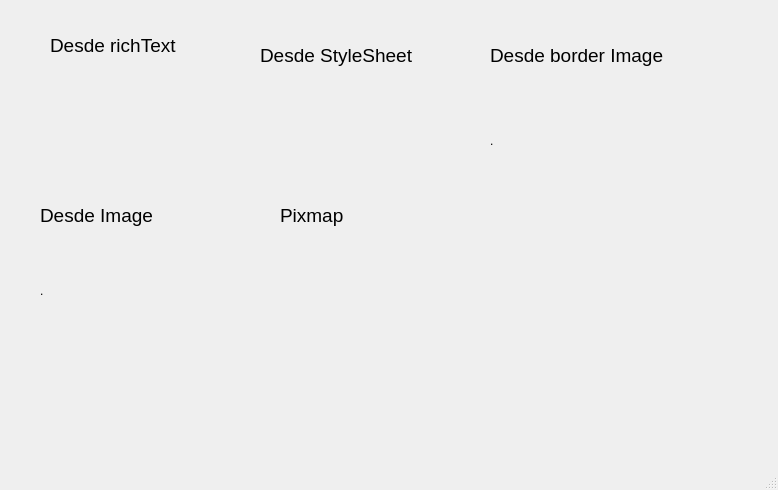
<?xml version="1.0" encoding="UTF-8"?>
<ui version="4.0">
 <class>MainWindow</class>
 <widget class="QMainWindow" name="MainWindow">
  <property name="geometry">
   <rect>
    <x>0</x>
    <y>0</y>
    <width>778</width>
    <height>490</height>
   </rect>
  </property>
  <property name="windowTitle">
   <string>MainWindow</string>
  </property>
  <widget class="QWidget" name="centralwidget">
   <widget class="QLabel" name="label">
    <property name="geometry">
     <rect>
      <x>50</x>
      <y>20</y>
      <width>131</width>
      <height>51</height>
     </rect>
    </property>
    <property name="text">
     <string>&lt;html&gt;&lt;head/&gt;&lt;body&gt;&lt;p&gt;&lt;span style=&quot; font-size:14pt;&quot;&gt;Desde richText&lt;/span&gt;&lt;/p&gt;&lt;/body&gt;&lt;/html&gt;</string>
    </property>
   </widget>
   <widget class="QLabel" name="label_2">
    <property name="geometry">
     <rect>
      <x>-120</x>
      <y>-50</y>
      <width>351</width>
      <height>231</height>
     </rect>
    </property>
    <property name="text">
     <string>&lt;html&gt;&lt;head/&gt;&lt;body&gt;&lt;p&gt;&lt;img src=&quot;:/Comic/580b57fbd9996e24bc43c080.png&quot;/&gt;&lt;/p&gt;&lt;/body&gt;&lt;/html&gt;</string>
    </property>
   </widget>
   <widget class="QLabel" name="label_4">
    <property name="geometry">
     <rect>
      <x>100</x>
      <y>-70</y>
      <width>361</width>
      <height>241</height>
     </rect>
    </property>
    <property name="styleSheet">
     <string notr="true">background-image: url(:/Comic/580b57fbd9996e24bc43c080.png);</string>
    </property>
    <property name="text">
     <string>&lt;html&gt;&lt;head/&gt;&lt;body&gt;&lt;p&gt;&lt;img src=&quot;:/Comic/580b57fbd9996e24bc43c080.png&quot;/&gt;&lt;/p&gt;&lt;/body&gt;&lt;/html&gt;</string>
    </property>
   </widget>
   <widget class="QLabel" name="label_3">
    <property name="geometry">
     <rect>
      <x>260</x>
      <y>40</y>
      <width>171</width>
      <height>31</height>
     </rect>
    </property>
    <property name="font">
     <font>
      <pointsize>14</pointsize>
     </font>
    </property>
    <property name="text">
     <string>Desde StyleSheet</string>
    </property>
   </widget>
   <widget class="QLabel" name="label_5">
    <property name="geometry">
     <rect>
      <x>490</x>
      <y>40</y>
      <width>181</width>
      <height>31</height>
     </rect>
    </property>
    <property name="font">
     <font>
      <pointsize>14</pointsize>
     </font>
    </property>
    <property name="text">
     <string>Desde border Image</string>
    </property>
   </widget>
   <widget class="QLabel" name="label_6">
    <property name="geometry">
     <rect>
      <x>490</x>
      <y>90</y>
      <width>161</width>
      <height>101</height>
     </rect>
    </property>
    <property name="styleSheet">
     <string notr="true">border-image: url(:/Comic/580b57fbd9996e24bc43c080.png);</string>
    </property>
    <property name="text">
     <string>.</string>
    </property>
   </widget>
   <widget class="QLabel" name="label_7">
    <property name="geometry">
     <rect>
      <x>40</x>
      <y>200</y>
      <width>171</width>
      <height>31</height>
     </rect>
    </property>
    <property name="font">
     <font>
      <pointsize>14</pointsize>
     </font>
    </property>
    <property name="text">
     <string>Desde Image</string>
    </property>
   </widget>
   <widget class="QLabel" name="label_8">
    <property name="geometry">
     <rect>
      <x>40</x>
      <y>250</y>
      <width>141</width>
      <height>81</height>
     </rect>
    </property>
    <property name="styleSheet">
     <string notr="true">image: url(:/Comic/580b57fbd9996e24bc43c080.png);</string>
    </property>
    <property name="text">
     <string>.</string>
    </property>
   </widget>
   <widget class="QLabel" name="label_9">
    <property name="geometry">
     <rect>
      <x>280</x>
      <y>200</y>
      <width>101</width>
      <height>31</height>
     </rect>
    </property>
    <property name="font">
     <font>
      <pointsize>14</pointsize>
     </font>
    </property>
    <property name="text">
     <string>Pixmap</string>
    </property>
   </widget>
   <widget class="QLabel" name="label_10">
    <property name="geometry">
     <rect>
      <x>200</x>
      <y>240</y>
      <width>291</width>
      <height>131</height>
     </rect>
    </property>
    <property name="text">
     <string/>
    </property>
    <property name="pixmap">
     <pixmap resource="../../Resource/resource.qrc">:/Comic/580b57fbd9996e24bc43c080.png</pixmap>
    </property>
    <property name="scaledContents">
     <bool>true</bool>
    </property>
   </widget>
  </widget>
  <widget class="QMenuBar" name="menubar">
   <property name="geometry">
    <rect>
     <x>0</x>
     <y>0</y>
     <width>778</width>
     <height>26</height>
    </rect>
   </property>
  </widget>
  <widget class="QStatusBar" name="statusbar"/>
 </widget>
 <resources>
  <include location="../../Resource/resource.qrc"/>
  <include location="../Resource/resource.qrc"/>
 </resources>
 <connections/>
</ui>
